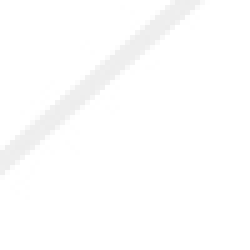
#> input picture robo tamanho e risco/imagem_referencia1.jpg, 50 x 50 px (shown 5 times larger); its folder holds only this picture in this run
$ python -i processador.py   (imports and definitions only)   (older library calls are emulated)
#> lines starting #> are read from the running program, lines starting #| are printed output that depends on the picture
#> in classificar_imagem, imagem is the input picture: shape (50, 50, 3); min 237, max 255, mean 253.6
import os
import cv2
import numpy as np
from skimage.filters import laplace
from skimage import exposure

# Diretórios de entrada e saída
PASTA_IMAGENS = "imagens"
PASTA_BOAS = "boas"
PASTA_RUINS = "ruins"

# Criar pastas de saída se não existirem
# [2 lines not run here, left out]

# Extensões de imagens permitidas
EXTENSOES_IMAGENS = {".jpg", ".jpeg", ".png", ".bmp", ".jfif"}

def calcular_nitidez(imagem):
    """ Calcula a nitidez usando Laplacian Variance + Tenengrad. """
    gray = cv2.cvtColor(imagem, cv2.COLOR_BGR2GRAY)

    # Laplacian Variance
    laplacian_var = cv2.Laplacian(gray, cv2.CV_64F).var()
#> laplacian_var = 23.34

    # Tenengrad (Gradiente de Sobel)
    sobel_x = cv2.Sobel(gray, cv2.CV_64F, 1, 0, ksize=3)
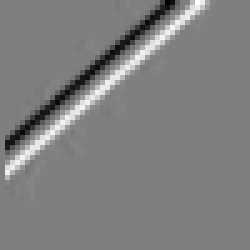
#> sobel_x: shape (50, 50) float64 (shown 5 times larger); min -52, max 52, mean 0.3; drawn with min black and max white
    sobel_y = cv2.Sobel(gray, cv2.CV_64F, 0, 1, ksize=3)
    tenengrad = np.mean(sobel_x**2 + sobel_y**2)
#> tenengrad = 281

    return laplacian_var, tenengrad

def calcular_ruido(imagem):
    """ Mede a quantidade de ruído usando um filtro Canny. """
    gray = cv2.cvtColor(imagem, cv2.COLOR_BGR2GRAY)
    edges = cv2.Canny(gray, 100, 200)
    return np.mean(edges)

def calcular_contraste(imagem):
    """ Mede o contraste usando a distribuição do histograma. """
    gray = cv2.cvtColor(imagem, cv2.COLOR_BGR2GRAY)
    return exposure.is_low_contrast(gray, fraction_threshold=0.05)

def classificar_imagem(caminho):
    """ Classifica a imagem como boa ou ruim. """
    imagem = cv2.imread(caminho)
    if imagem is None:
        return "ruim"

    # Cálculos de qualidade
    nitidez, tenengrad = calcular_nitidez(imagem)
#> nitidez = 23.34; tenengrad = 281
    ruido = calcular_ruido(imagem)
#> in calcular_ruido, `edges = cv2.Canny(gray, 100, 200)`: edges: shape (50, 50); every value is 0
#> ruido = 0
    baixo_contraste = calcular_contraste(imagem)
#> baixo_contraste = False

    # Ajuste de limiares para imagens boas
    if nitidez > 35 and tenengrad > 1 and ruido < 1000 and not baixo_contraste:
        return "boa"
    else:
        return "ruim"

def processar_imagens():
    """ Processa todas as imagens e as move para pastas de acordo com a qualidade. """
    for arquivo in os.listdir(PASTA_IMAGENS):
        caminho = os.path.join(PASTA_IMAGENS, arquivo)

        # Ignorar arquivos ocultos e não imagens
        if not os.path.isfile(caminho) or not any(arquivo.lower().endswith(ext) for ext in EXTENSOES_IMAGENS):
            continue

        classificacao = classificar_imagem(caminho)

        if classificacao == "boa":
            destino = os.path.join(PASTA_BOAS, arquivo)
        else:
            destino = os.path.join(PASTA_RUINS, arquivo)

        # Evitar erro se o arquivo já existir no destino
        if os.path.exists(destino):
            os.remove(destino)  # Deleta a cópia antiga antes de mover

        os.rename(caminho, destino)
        print(f"Imagem {arquivo} -> {classificacao}")

# Executar o processamento
# [1 line not run here, left out]

>>> result = classificar_imagem('../robo tamanho e risco/imagem_referencia1.jpg')

$ run again, on robo tamanho e risco/imagem_referencia2.jpg
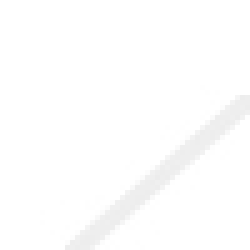
#> input picture robo tamanho e risco/imagem_referencia2.jpg, 50 x 50 px (shown 5 times larger)
#> in classificar_imagem, imagem is the input picture: shape (50, 50, 3); min 236, max 255, mean 253.7
#> laplacian_var = 20.53
#> in calcular_nitidez, `sobel_x = cv2.Sobel(gray, cv2.CV_64F, 1, 0, ksize=3)`:
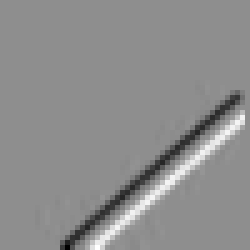
#> sobel_x: shape (50, 50) float64 (shown 5 times larger); min -66, max 52, mean -0.2; drawn with min black and max white
#> in calcular_nitidez, `tenengrad = np.mean(sobel_x**2 + sobel_y**2)`: tenengrad = 255.3
#> in classificar_imagem, `nitidez, tenengrad = calcular_nitidez(imagem)`: nitidez = 20.53; tenengrad = 255.3
#> edges: shape (50, 50); every value is 0
#> ruido = 0
#> baixo_contraste = False
